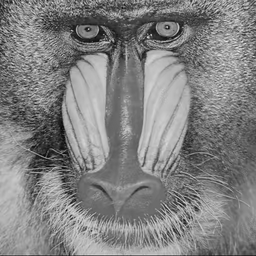
#> input picture images/Baboon_Gray.png, 256 x 256 px, shrunk from 512 x 512 before the run
$ python enc_test.py
#> lines starting #> are read from the running program, lines starting #| are printed output that depends on the picture
import numpy as np
import cv2
import itertools
from skimage.metrics import structural_similarity as ssim
import math

def divide_into_blocks(image, M=2, N=2):
    h, w = image.shape
    blocks = []
    for i in range(0, h, M):
        for j in range(0, w, N):
            block = image[i:i+M, j:j+N]
            blocks.append(block)
    return blocks, h, w

def reconstruct_image(blocks, h, w, M=2, N=2):
    r = np.zeros((h, w), dtype=np.uint8)
    index = 0
    for i in range(0, h, M):
        for j in range(0, w, N):
            r[i:i+M, j:j+N] = blocks[index]
            index += 1
    return r

def scramble_pixels(block, key):
    np.random.seed(key)
    flat_block = block.reshape(-1)
    indices = np.arange(len(flat_block))
    np.random.shuffle(indices)
    scrambled_block = flat_block[indices].reshape(block.shape)
    return scrambled_block, indices

def scramble_blocks(blocks, key):
    np.random.seed(key)
    indices = np.arange(len(blocks))
    np.random.shuffle(indices)
    scrambled = [blocks[i] for i in indices]
    scrambled = [scramble_pixels(block, key)[0] for block in scrambled]
    return scrambled, indices

def unscramble_pixels(block, indices):
    flat_block = block.reshape(-1)
    unscrambled = np.zeros_like(flat_block)
    unscrambled[indices] = flat_block
    return unscrambled.reshape(block.shape)

def unscramble_blocks(blocks, block_indices, pixel_indices_key):

    blocks = [unscramble_pixels(block, np.random.RandomState(pixel_indices_key).permutation(block.size))
             for block in blocks]

    original_blocks = [None] * len(blocks)
    for new_pos, original_pos in enumerate(block_indices):
        original_blocks[original_pos] = blocks[new_pos]
    return original_blocks


def encrypt(image_path, encryption_key):

    # Read and encrypt the image
    image = cv2.imread(image_path, cv2.IMREAD_GRAYSCALE)
    blocks, h, w = divide_into_blocks(image)
    scrambled_blocks, indices = scramble_blocks(blocks, encryption_key)
    encrypted_image = reconstruct_image(scrambled_blocks, h, w) #this is the encrypted image

    return encrypted_image, indices

def decrypt(embedded_image, encryption_key,block_indices=None):

    if block_indices is None:
        block_indices = []


    h, w = embedded_image.shape
    blocks, _, _ = divide_into_blocks(embedded_image)

    # Unscramble the blocks and pixels
    original_blocks = unscramble_blocks(blocks, block_indices, encryption_key)

    # Reconstruct the original image
    decrypted_image = reconstruct_image(original_blocks, h, w)

    return decrypted_image

def calculate_ssim(original, decrypted):
    score, _ = ssim(original, decrypted, full=True)
    return score

def calculate_psnr(original, decrypted):
    mse = np.mean((original - decrypted) ** 2)
    if mse == 0:
        return float('inf')
    max_pixel = 255.0
    psnr = 20 * math.log10(max_pixel / math.sqrt(mse))
    return psnr

def example():

    image_path = "images/Baboon_Gray.png"
    encryption_key = 42
    result_image, encryption_indices = encrypt(
        image_path,
        encryption_key,
    )
#> in encrypt, image is the input picture: shape (256, 256); min 7, max 235, mean 129.3
#> after the loop in divide_into_blocks, `for i in range(0, h, M):`: blocks = 16384 items, first 6: [[94, 67], [103, 70]], [[90, 51], [75, 57]], [[69, 100], [91, 65]], [[98, 95], [39, 34]], [[146, 77], [111, 81]], [[69, 74], [50, 39]]
#> in encrypt, `blocks, h, w = divide_into_blocks(image)`: h = 256
#> in scramble_blocks, `indices = np.arange(len(blocks))`: indices = 16384 values from 0 to 16383
#> in scramble_blocks, `scrambled = [blocks[i] for i in indices]`: scrambled = 16384 items, first 6: [[177, 169], [148, 150]], [[133, 117], [165, 199]], [[115, 114], [108, 108]], [[167, 165], [166, 165]], [[139, 135], [175, 174]], [[193, 184], [196, 194]]
#> in scramble_blocks, `scrambled = [scramble_pixels(block, key)[0] for block in scrambled]`: scrambled = 16384 items, first 6: [[169, 150], [177, 148]], [[117, 199], [133, 165]], [[114, 108], [115, 108]], [[165, 165], [167, 166]], [[135, 174], [139, 175]], [[184, 194], [193, 196]]
#> in encrypt, `scrambled_blocks, indices = scramble_blocks(blocks, encryption_key)`: scrambled_blocks has the same summary as scrambled in scramble_blocks; indices = 16384 values, max 16383 at index 8162, min 0 at index 2169, mean 8191.5
#> after the loop in reconstruct_image, `for i in range(0, h, M):`:
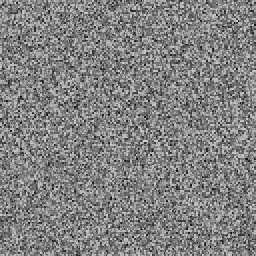
#> r: shape (256, 256); min 7, max 235, mean 129.3
#> after the loop in reconstruct_image, `for i in range(0, h, M):`: index = 16384
#> encryption_indices has the same summary as indices in encrypt

    output_path = "encryption_test.png"
    cv2.imwrite(output_path, result_image)


    decrypted_image = decrypt(
        result_image,
        encryption_key,
        block_indices=encryption_indices,
    )
#> in decrypt, `blocks, _, _ = divide_into_blocks(embedded_image)`: blocks has the same summary as scrambled in scramble_blocks
#> in unscramble_blocks, `blocks = [unscramble_pixels(block, np.random.RandomState(pixel_indices..`: blocks = 16384 items, first 6: [[177, 169], [148, 150]], [[133, 117], [165, 199]], [[115, 114], [108, 108]], [[167, 165], [166, 165]], [[139, 135], [175, 174]], [[193, 184], [196, 194]]
#> in unscramble_blocks, `original_blocks = [None] * len(blocks)`: original_blocks = 16384 items
#> the loop in unscramble_blocks, `for new_pos, original_pos in enumerate(block_indices):` made 16384 passes
#> original_pos on passes 1 to 3: 9858, 2932, 12843
#> after the loop in unscramble_blocks, `for new_pos, original_pos in enumerate(block_indices):`: original_blocks = 16384 items, first 6: [[94, 67], [103, 70]], [[90, 51], [75, 57]], [[69, 100], [91, 65]], [[98, 95], [39, 34]], [[146, 77], [111, 81]], [[69, 74], [50, 39]]

    # Save the decrypted image
    decrypted_path = "decrypted_test.png"
    cv2.imwrite(decrypted_path, decrypted_image)


    ogimg = cv2.imread(image_path, cv2.IMREAD_GRAYSCALE)

    # Verification
    print("\nVerification:")

    # Calculate EC,PSNR and SSIM
    psnr_value = calculate_psnr(ogimg, decrypted_image)
#> in calculate_psnr, `mse = np.mean((original - decrypted) ** 2)`: mse = 0
#> psnr_value = inf
    ssim_value = calculate_ssim(ogimg, decrypted_image)
#> in calculate_ssim, `score, _ = ssim(original, decrypted, full=True)`: score = 1
#> ssim_value = 1

    print(f"PSNR: {psnr_value:.2f} dB")
#| PSNR: inf dB
    print(f"SSIM: {ssim_value:.4f}")
#| SSIM: 1.0000
    dsm = np.array_equal(ogimg, decrypted_image)
#> dsm = True
    print("Image successfully decrypted:", dsm)
#| Image successfully decrypted: True

if __name__ == "__main__":
    example()
